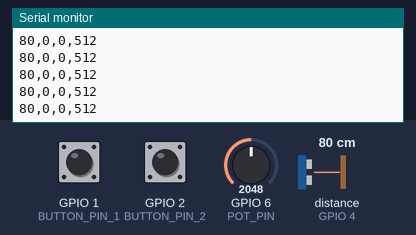
Bench run of a sketch on a simulated ESP32. On the bench: the last lines printed to the serial monitor. Wiring (inferred from the names in the program): ultrasonic range finder: trigger GPIO 5; echo GPIO 4. The inputs (shaded band) are chosen by the test bench; at power-on: distance to the obstacle (sensor on GPIO 4) 80 cm, GPIO 6 (POT_PIN) = 2048, GPIO 1 (BUTTON_PIN_1) HIGH, GPIO 2 (BUTTON_PIN_2) HIGH (analog values on the 0–4095 scale). The echo pulse lasts 58.3 µs per cm.

Above: at 1.2 s.
1.3 s: distance to the obstacle (sensor on GPIO 4) set to 2 cm
At 1.9 s:
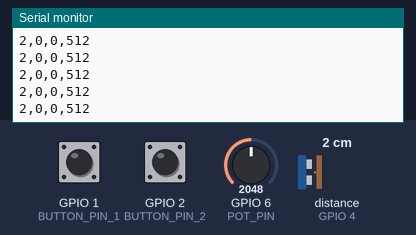
2.8 s: GPIO 6 (POT_PIN) set to 2866
At 3.9 s:
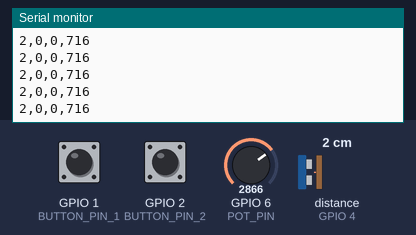
4.3 s: GPIO 1 (BUTTON_PIN_1) pulled LOW for 0.15 s
5.9 s: GPIO 2 (BUTTON_PIN_2) pulled LOW for 0.15 s
7.5 s: distance to the obstacle (sensor on GPIO 4) set to 4 cm
At 8.4 s:
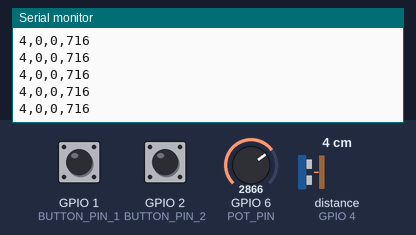
9.0 s: GPIO 1 (BUTTON_PIN_1) pulled LOW for 1 s
Timing chart, 0 to 12.0 s (numbered marks = the images above; inputs shaded):
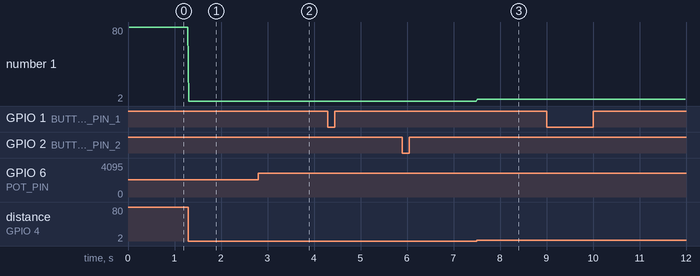

The sketch:

Arduino_Serial_Multi_String.ino
```cpp
/*
<><><><><><><><><><><><><><><><><><><><><><><><><><><><><><><><><><><><><><><><><><><><><><><><><><><><><><><>
||||||||||||||||||||||||||||||||||||||||||||
||      "Ultrasonic + Buttons + Pot"      ||
||         "String CSV Version"           ||
||||||||||||||||||||||||||||||||||||||||||||
- Sends comma-separated values via Serial UART:
  distance_cm, button1, button2, potValue
- Uses '/n' newline at the end for p5.js line parsing.
<><><><><><><><><><><><><><><><><><><><><><><><><><><><><><><><><><><><><><><><><><><><><><><><><><><><><><><>
*/

// ---- Pin Definitions ----
const int PIN_TRIG     = 5;   // HC-SR04 TRIG
const int PIN_ECHO     = 4;   // HC-SR04 ECHO (use 5V→3.3V divider)
const int BUTTON_PIN_1 = 1;   // Push button 1
const int BUTTON_PIN_2 = 2;   // Push button 2
const int POT_PIN      = 6;   // 10k Potentiometer (ADC input)

// ---- Variables ----
bool buttonState_1 = 0;
bool buttonState_2 = 0;
int potValue = 0;
int distanceCM = 0;

// ---- Timer ----
unsigned long lastTime = 0;
const unsigned long INTERVAL_MS = 20;  // ~50 FPS

void setup() {
  // Serial Setup
  Serial.begin(9600);  // match p5.js baud rate

  // Pin Modes
  pinMode(PIN_TRIG, OUTPUT);
  pinMode(PIN_ECHO, INPUT);
  pinMode(BUTTON_PIN_1, INPUT_PULLUP);
  pinMode(BUTTON_PIN_2, INPUT_PULLUP);

  analogReadResolution(10); // 10-bit ADC (0–1023)
  analogSetPinAttenuation(POT_PIN, ADC_11db); // allow ~0–3.3V range
}

// ---- Ultrasonic Distance Function ----
int readDistanceCM() {
  // send 10µs trigger pulse
  digitalWrite(PIN_TRIG, LOW);
  delayMicroseconds(2);
  digitalWrite(PIN_TRIG, HIGH);
  delayMicroseconds(10);
  digitalWrite(PIN_TRIG, LOW);

  // measure echo duration (timeout ~30ms ≈ 5m)
  unsigned long duration = pulseIn(PIN_ECHO, HIGH, 30000UL);
  if (duration == 0) return -1; // timeout or no echo
  int cm = duration / 58;       // convert µs → cm
  return cm;
}

void loop() {
  unsigned long now = millis();
  if (now - lastTime < INTERVAL_MS) return;
  lastTime = now;

  // Read sensors
  distanceCM = readDistanceCM();
  potValue   = analogRead(POT_PIN);
  buttonState_1 = !digitalRead(BUTTON_PIN_1); // inverted due to pull-up
  buttonState_2 = !digitalRead(BUTTON_PIN_2);

  // ---- Send comma-separated string ----
  Serial.print(distanceCM);
  Serial.print(',');
  Serial.print(buttonState_2);
  Serial.print(',');
  Serial.print(buttonState_1);
  Serial.print(',');
  Serial.print(potValue);
  Serial.print('\n');  // newline for p5.js line reading
}
```

Measured:
- after the input at 1.3 s, the serial monitor: prints a new line at once (image 1)
- after the input at 2.8 s, the serial monitor: prints a new line at once (image 2)
- after the input at 7.5 s, the serial monitor: prints a new line at once (image 3)
- plotted number 1: 80 → 2 after the input at 1.3 s, 2 → 4 after the input at 7.5 s
